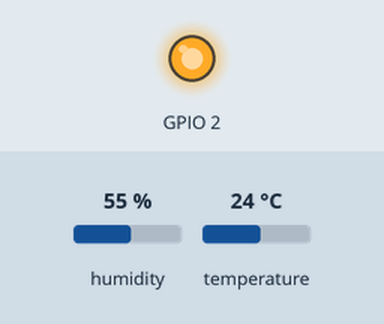
Recording of a sketch running on a simulated ESP8266 (Wemos D1 mini). On the bench: output pins drawn as LEDs (lit = HIGH, except the on-board LED, lit = LOW). The test bench sets the inputs (shaded band); at power-on: humidity 55 %, temperature 24 °C. WiFi joins after 1.5 s; servers stay silent unless stated; no MQTT or app messages arrive unless stated; what the sketch prints to the serial monitor is not drawn. At 1.6 s the program puts the board to deep sleep or switches it off; the recording ends there.

Above: at 0.0 s.
Timing chart, 0 to 1.6 s (numbered marks = the images above):
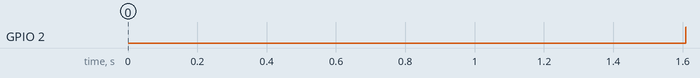

The sketch:

itikka.ino
```cpp
#include <ESP8266WiFi.h>
#include <PubSubClient.h>
#include <WEMOS_SHT3X.h>

const char* wifiSsid = "SSID_HERE";
const char* wifiPassword = "WIFI_PWD_HERE";
const char* mqttBroker = "MQTT_BROKER_ADDRESS_HERE";
const char* mqttUser = "MQTT_USERNAME_HERE";
const char* mqttPassword = "MQTT_PASSWORD_HERE";
const String sensorIdentifier = "IDENTIFIER_HERE";

SHT3X sht30(0x45);
WiFiClient espClient;
PubSubClient client(espClient);

int sleepTime = 600e6;

void setup() {
  Serial.begin(115200);

  pinMode(BUILTIN_LED, OUTPUT);
  digitalWrite(BUILTIN_LED, LOW);

  int shtStatus = sht30.get();

  connectToWifi();
  connectToMqttBroker();

  // TODO: add battery level monitoring
  if (shtStatus == 0){
    String temp = String(sht30.cTemp);
    Serial.print("Temperature in Celsius : ");
    Serial.println(temp);

    String hum = String(sht30.humidity);
    Serial.print("Relative Humidity : ");
    Serial.println(hum);

    // TODO: use some nice json library for this
    String json = "{\"temperature\": " + temp + ", \"humidity\": " + hum + "}";
    Serial.println(json);

    client.publish(sensorIdentifier.c_str(), (json).c_str());
  } else {
    Serial.println("Error reading the sensor");
    client.publish((sensorIdentifier + "/status").c_str(), "error");
  }
  client.loop();
  digitalWrite(BUILTIN_LED, HIGH);

  ESP.deepSleep(sleepTime);
}

void loop() {
}

void connectToWifi() {
  delay(10);
  Serial.println();
  Serial.print("Connecting to WiFi, SSID: ");
  Serial.println(wifiSsid);

  WiFi.begin(wifiSsid, wifiPassword);

  while (WiFi.status() != WL_CONNECTED) {
    delay(500);
    Serial.print(".");
  }

  Serial.println("");
  Serial.print("WiFi connected, IP address: ");
  Serial.println(WiFi.localIP());
}

void connectToMqttBroker() {
  client.setServer(mqttBroker, 1883);

  while (!client.connected()) {
    Serial.print("Attempting MQTT connection...");

    if (client.connect(sensorIdentifier.c_str(), mqttUser, mqttPassword)) {
      Serial.println("Connected to MQTT server");
    } else {
      Serial.print("Connection failed, reason: ");
      Serial.println(client.state());
      Serial.println("Trying again in 5 seconds..");

      delay(5000);
    }
  }
}
```

Measured:
- by itself, GPIO 2: LOW → HIGH at 1.6 s
